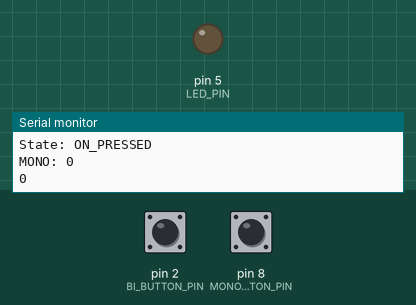
Bench run of a program on a simulated Arduino Nano, built with avr-gcc and run on an emulated ATmega328P. Shown: output pins drawn as LEDs (lit = HIGH), the last lines printed to the serial monitor. The test bench sets the inputs (shaded band); at power-on: pin 2 (BI_BUTTON_PIN) LOW, pin 8 (MONO_BUTTON_PIN) LOW.

Above: at 1.2 s.
1.3 s: pin 2 (BI_BUTTON_PIN) pulled HIGH for 0.15 s
At 2.8 s:
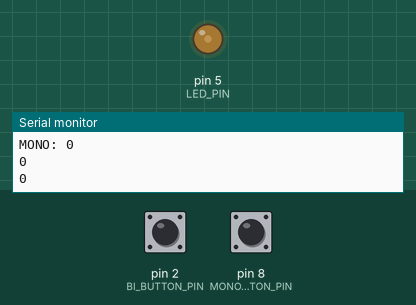
3.5 s: pin 2 (BI_BUTTON_PIN) pulled HIGH for 1 s
At 6.7 s:
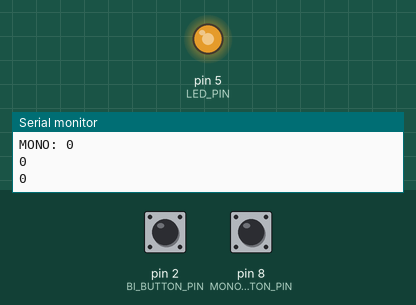
7.0 s: pin 2 (BI_BUTTON_PIN) pulled HIGH for 0.15 s
At 8.4 s:
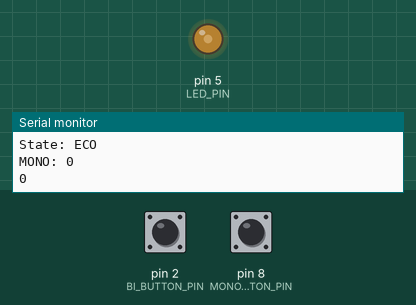
Timing chart, 0 to 10.0 s (numbered marks = the images above; inputs shaded):
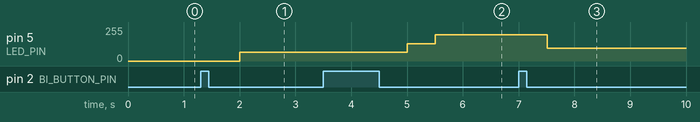

Measured:
- after the input at 1.3 s, pin 5 (LED_PIN): 0/255 → 64/255 after 0.70 s
- after the input at 3.5 s, pin 5 (LED_PIN): 64/255 → 128/255 after 1.5 s, → 196/255 0.50 s later
- after the input at 7.0 s, pin 5 (LED_PIN): 196/255 → 96/255 after 0.51 s

The program:

main.cpp
```cpp
#include <Arduino.h>
#include "utility.hpp"
#include "variables.hpp"

volatile GlobalState globalState = GlobalState::ON_PRESSED;
volatile GlobalState prevGlobalState;
bool bButtonState = 0;
bool bMonoButtonState = 0;
bool bCurrentButtonState = bButtonState;
uint8_t iGlobalState = 0;
uint32_t elapsed_time;
uint32_t time_now;
uint32_t loop_time;
uint32_t switch_time;
uint8_t bDoubleClick;
uint16_t cycle_time;
int intensity[] = {64, 128, 196, 255};
int eco_intensity[] = {32, 64, 96, 128};

void setup() {
  Serial.begin(9600);
  pinMode(LED_PIN, OUTPUT);
  pinMode(BI_BUTTON_PIN, INPUT);
  pinMode(MONO_BUTTON_PIN, INPUT);
  time_now = millis();
  loop_time = millis();
  switch_time = millis();
  elapsed_time = millis();
  cycle_time = 500;
  attachInterrupt(0, switchMode, CHANGE);
}

void loop() {

  bCurrentButtonState = digitalRead(BI_BUTTON_PIN);
  bMonoButtonState = digitalRead(MONO_BUTTON_PIN);

  if ( millis() - switch_time > cycle_time){
    cycle_time = 500;
    bDoubleClick = 0;
    int* current_intensity = (globalState == GlobalState::ECO) ? eco_intensity : intensity;
    switch(iGlobalState){
      case 0:
        lightLed(current_intensity[0], 10, bCurrentButtonState);
        break;
      case 10:
        lightLed(current_intensity[1], 20, bCurrentButtonState);
        break;
      case 20:
        lightLed(current_intensity[2], 30, bCurrentButtonState);
        break;
      case 30:
        lightLed(current_intensity[3], 0, bCurrentButtonState);
        break;
    }
    switch_time = millis();
  } else {
    prevGlobalState = globalState;
    if ( bDoubleClick == 2) {
      switch( globalState ){
        case GlobalState::ON_PRESSED:
          globalState = GlobalState::CONTINUOUS;
          break;
        case GlobalState::CONTINUOUS:
          globalState = GlobalState::ECO;
          break;
        case GlobalState::ECO:
          globalState = GlobalState::ON_PRESSED;
          break;
      }
      bDoubleClick = 0;
    }
  }

  if (millis() - time_now > 1000){
    Serial.print("Button State:");
    Serial.println(bButtonState);
    Serial.print("Global State:");
    Serial.println(iGlobalState);
    Serial.print("State: ");
    String print_state;
    switch( globalState ){
      case GlobalState::ON_PRESSED:
        print_state = "ON_PRESSED";
        break;
      case GlobalState::CONTINUOUS:
        print_state = "CONTINUOUS";
        break;
      case GlobalState::ECO:
        print_state = "ECO";
        break;
    }
    //  = (globalState == GlobalState::ON_PRESSED) ? "ON_PRESSED" : "CONTINUOUS";
    Serial.println(print_state);
    Serial.print("MONO: ");
    Serial.println(bMonoButtonState);
    time_now = millis();
  }


}
```

utility.hpp
```cpp
#include <Arduino.h>

#ifndef UTILITY
#define UTILITY

bool isButtonPressed();
void lightLed(uint8_t brightness, uint8_t global_state, uint16_t elapsed_time=500);
void switchMode();

#endif
```

variables.hpp
```cpp
#include <Arduino.h>

#ifndef VARIABLES
#define VARIABLES

#define LED_PIN 5
#define BI_BUTTON_PIN 2
#define MONO_BUTTON_PIN 8

enum class GlobalState {
    ON_PRESSED,
    CONTINUOUS,
    ECO
};

extern int intensity[];
extern int eco_intensity[];

extern bool bButtonState;
extern bool bCurrentButtonState;
extern bool bMonoButtonState;
volatile extern GlobalState globalState;
volatile extern GlobalState prevGlobalState;
extern uint8_t bDoubleClick;
extern uint8_t iGlobalState;
extern uint32_t time_now;
extern uint32_t loop_time;
extern uint32_t switch_time;
extern uint32_t elapsed_time;
extern uint16_t cycle_time;

#endif
```

utility.cpp
```cpp
#include "utility.hpp"
#include "variables.hpp"


bool isButtonPressed(){
  if( bCurrentButtonState != bButtonState ){
    bButtonState = !bButtonState;
    return true;
  }
  return false;
}

void lightLed(uint8_t brightness, uint8_t global_state, uint16_t elapsed_time=500){
  Serial.println(bMonoButtonState);
  if ((globalState == GlobalState::ON_PRESSED && bMonoButtonState == 1)
       || (globalState == GlobalState::CONTINUOUS)
       || (globalState == GlobalState::ECO))
    analogWrite(LED_PIN, brightness);
  else
    analogWrite(LED_PIN, 0);
  if (isButtonPressed() && millis() - loop_time > elapsed_time){
    iGlobalState = global_state;
    loop_time = millis();
  }
}

void switchMode(){
    if(millis() - elapsed_time > 60){
        cycle_time = (cycle_time == 500) ? 1000 : cycle_time;
        bDoubleClick++;
        Serial.println(bDoubleClick);
        elapsed_time = millis();
    }
}
```
